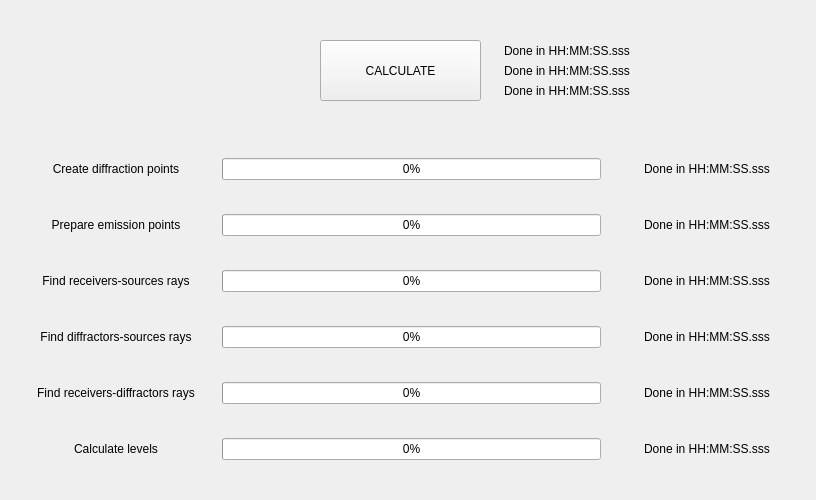
   <widget class="QWidget" name="tabCalculate">
    <attribute name="title">
     <string>Calculate</string>
    </attribute>
    <widget class="QPushButton" name="calculate_pushButton">
     <property name="geometry">
      <rect>
       <x>320</x>
       <y>40</y>
       <width>161</width>
       <height>61</height>
      </rect>
     </property>
     <property name="text">
      <string>CALCULATE</string>
     </property>
    </widget>
    <widget class="QWidget" name="verticalLayoutWidget">
     <property name="geometry">
      <rect>
       <x>16</x>
       <y>130</y>
       <width>791</width>
       <height>361</height>
      </rect>
     </property>
     <layout class="QVBoxLayout" name="verticalLayout">
      <item>
       <layout class="QHBoxLayout" name="horizontalLayout">
        <item>
         <widget class="QLabel" name="label">
          <property name="sizePolicy">
           <sizepolicy hsizetype="Fixed" vsizetype="Fixed">
            <horstretch>0</horstretch>
            <verstretch>0</verstretch>
           </sizepolicy>
          </property>
          <property name="minimumSize">
           <size>
            <width>200</width>
            <height>0</height>
           </size>
          </property>
          <property name="maximumSize">
           <size>
            <width>200</width>
            <height>16777215</height>
           </size>
          </property>
          <property name="text">
           <string>Create diffraction points</string>
          </property>
          <property name="alignment">
           <set>Qt::AlignCenter</set>
          </property>
         </widget>
        </item>
        <item>
         <widget class="QProgressBar" name="progressBar_create_dif">
          <property name="value">
           <number>0</number>
          </property>
         </widget>
        </item>
        <item>
         <widget class="QLabel" name="label_time_create_dif">
          <property name="enabled">
           <bool>true</bool>
          </property>
          <property name="sizePolicy">
           <sizepolicy hsizetype="Fixed" vsizetype="Fixed">
            <horstretch>0</horstretch>
            <verstretch>0</verstretch>
           </sizepolicy>
          </property>
          <property name="minimumSize">
           <size>
            <width>200</width>
            <height>0</height>
           </size>
          </property>
          <property name="maximumSize">
           <size>
            <width>200</width>
            <height>16777215</height>
           </size>
          </property>
          <property name="text">
           <string>Done in HH:MM:SS.sss</string>
          </property>
          <property name="alignment">
           <set>Qt::AlignCenter</set>
          </property>
         </widget>
        </item>
       </layout>
      </item>
      <item>
       <layout class="QHBoxLayout" name="horizontalLayout_3">
        <item>
         <widget class="QLabel" name="label_2">
          <property name="sizePolicy">
           <sizepolicy hsizetype="Fixed" vsizetype="Fixed">
            <horstretch>0</horstretch>
            <verstretch>0</verstretch>
           </sizepolicy>
          </property>
          <property name="minimumSize">
           <size>
            <width>200</width>
            <height>0</height>
           </size>
          </property>
          <property name="maximumSize">
           <size>
            <width>200</width>
            <height>16777215</height>
           </size>
          </property>
          <property name="text">
           <string>Prepare emission points</string>
          </property>
          <property name="alignment">
           <set>Qt::AlignCenter</set>
          </property>
         </widget>
        </item>
        <item>
         <widget class="QProgressBar" name="progressBar_prepare_emi">
          <property name="value">
           <number>0</number>
          </property>
         </widget>
        </item>
        <item>
         <widget class="QLabel" name="label_time_prepare_emi">
          <property name="sizePolicy">
           <sizepolicy hsizetype="Fixed" vsizetype="Fixed">
            <horstretch>0</horstretch>
            <verstretch>0</verstretch>
           </sizepolicy>
          </property>
          <property name="minimumSize">
           <size>
            <width>200</width>
            <height>0</height>
           </size>
          </property>
          <property name="maximumSize">
           <size>
            <width>200</width>
            <height>16777215</height>
           </size>
          </property>
          <property name="text">
           <string>Done in HH:MM:SS.sss</string>
          </property>
          <property name="alignment">
           <set>Qt::AlignCenter</set>
          </property>
         </widget>
        </item>
       </layout>
      </item>
      <item>
       <layout class="QHBoxLayout" name="horizontalLayout_5">
        <item>
         <widget class="QLabel" name="label_4">
          <property name="sizePolicy">
           <sizepolicy hsizetype="Fixed" vsizetype="Fixed">
            <horstretch>0</horstretch>
            <verstretch>0</verstretch>
           </sizepolicy>
          </property>
          <property name="minimumSize">
           <size>
            <width>200</width>
            <height>0</height>
           </size>
          </property>
          <property name="maximumSize">
           <size>
            <width>200</width>
            <height>16777215</height>
           </size>
          </property>
          <property name="text">
           <string>Find receivers-sources rays</string>
          </property>
          <property name="alignment">
           <set>Qt::AlignCenter</set>
          </property>
         </widget>
        </item>
        <item>
         <widget class="QProgressBar" name="progressBar_recTOsou">
          <property name="value">
           <number>0</number>
          </property>
         </widget>
        </item>
        <item>
         <widget class="QLabel" name="label_time_recTOsou">
          <property name="sizePolicy">
           <sizepolicy hsizetype="Fixed" vsizetype="Fixed">
            <horstretch>0</horstretch>
            <verstretch>0</verstretch>
           </sizepolicy>
          </property>
          <property name="minimumSize">
           <size>
            <width>200</width>
            <height>0</height>
           </size>
          </property>
          <property name="maximumSize">
           <size>
            <width>200</width>
            <height>16777215</height>
           </size>
          </property>
          <property name="text">
           <string>Done in HH:MM:SS.sss</string>
          </property>
          <property name="alignment">
           <set>Qt::AlignCenter</set>
          </property>
         </widget>
        </item>
       </layout>
      </item>
      <item>
       <layout class="QHBoxLayout" name="horizontalLayout_6">
        <item>
         <widget class="QLabel" name="label_5">
          <property name="sizePolicy">
           <sizepolicy hsizetype="Fixed" vsizetype="Fixed">
            <horstretch>0</horstretch>
            <verstretch>0</verstretch>
           </sizepolicy>
          </property>
          <property name="minimumSize">
           <size>
            <width>200</width>
            <height>0</height>
           </size>
          </property>
          <property name="maximumSize">
           <size>
            <width>200</width>
            <height>16777215</height>
           </size>
          </property>
          <property name="text">
           <string>Find diffractors-sources rays</string>
          </property>
          <property name="alignment">
           <set>Qt::AlignCenter</set>
          </property>
         </widget>
        </item>
        <item>
         <widget class="QProgressBar" name="progressBar_difTOsou">
          <property name="value">
           <number>0</number>
          </property>
         </widget>
        </item>
        <item>
         <widget class="QLabel" name="label_time_difTOsou">
          <property name="sizePolicy">
           <sizepolicy hsizetype="Fixed" vsizetype="Fixed">
            <horstretch>0</horstretch>
            <verstretch>0</verstretch>
           </sizepolicy>
          </property>
          <property name="minimumSize">
           <size>
            <width>200</width>
            <height>0</height>
           </size>
          </property>
          <property name="maximumSize">
           <size>
            <width>200</width>
            <height>16777215</height>
           </size>
          </property>
          <property name="text">
           <string>Done in HH:MM:SS.sss</string>
          </property>
          <property name="alignment">
           <set>Qt::AlignCenter</set>
          </property>
         </widget>
        </item>
       </layout>
      </item>
      <item>
       <layout class="QHBoxLayout" name="horizontalLayout_7">
        <item>
         <widget class="QLabel" name="label_6">
          <property name="sizePolicy">
           <sizepolicy hsizetype="Fixed" vsizetype="Fixed">
            <horstretch>0</horstretch>
            <verstretch>0</verstretch>
           </sizepolicy>
          </property>
          <property name="minimumSize">
           <size>
            <width>200</width>
            <height>0</height>
           </size>
          </property>
          <property name="maximumSize">
           <size>
            <width>200</width>
            <height>16777215</height>
           </size>
          </property>
          <property name="text">
           <string>Find receivers-diffractors rays</string>
          </property>
          <property name="alignment">
           <set>Qt::AlignCenter</set>
          </property>
         </widget>
        </item>
        <item>
         <widget class="QProgressBar" name="progressBar_recTOdif">
          <property name="value">
           <number>0</number>
          </property>
         </widget>
        </item>
        <item>
         <widget class="QLabel" name="label_time_recTOdif">
          <property name="sizePolicy">
           <sizepolicy hsizetype="Fixed" vsizetype="Fixed">
            <horstretch>0</horstretch>
            <verstretch>0</verstretch>
           </sizepolicy>
          </property>
          <property name="minimumSize">
           <size>
            <width>200</width>
            <height>0</height>
           </size>
          </property>
          <property name="maximumSize">
           <size>
            <width>200</width>
            <height>16777215</height>
           </size>
          </property>
          <property name="text">
           <string>Done in HH:MM:SS.sss</string>
          </property>
          <property name="alignment">
           <set>Qt::AlignCenter</set>
          </property>
         </widget>
        </item>
       </layout>
      </item>
      <item>
       <layout class="QHBoxLayout" name="horizontalLayout_8">
        <item>
         <widget class="QLabel" name="label_calculate">
          <property name="sizePolicy">
           <sizepolicy hsizetype="Fixed" vsizetype="Fixed">
            <horstretch>0</horstretch>
            <verstretch>0</verstretch>
           </sizepolicy>
          </property>
          <property name="minimumSize">
           <size>
            <width>200</width>
            <height>0</height>
           </size>
          </property>
          <property name="maximumSize">
           <size>
            <width>200</width>
            <height>16777215</height>
           </size>
          </property>
          <property name="text">
           <string>Calculate levels</string>
          </property>
          <property name="alignment">
           <set>Qt::AlignCenter</set>
          </property>
         </widget>
        </item>
        <item>
         <widget class="QProgressBar" name="progressBar_calculate">
          <property name="value">
           <number>0</number>
          </property>
         </widget>
        </item>
        <item>
         <widget class="QLabel" name="label_time_calculate">
          <property name="sizePolicy">
           <sizepolicy hsizetype="Fixed" vsizetype="Fixed">
            <horstretch>0</horstretch>
            <verstretch>0</verstretch>
           </sizepolicy>
          </property>
          <property name="minimumSize">
           <size>
            <width>200</width>
            <height>0</height>
           </size>
          </property>
          <property name="maximumSize">
           <size>
            <width>200</width>
            <height>16777215</height>
           </size>
          </property>
          <property name="text">
           <string>Done in HH:MM:SS.sss</string>
          </property>
          <property name="alignment">
           <set>Qt::AlignCenter</set>
          </property>
         </widget>
        </item>
       </layout>
      </item>
     </layout>
    </widget>
    <widget class="QLabel" name="label_time_start">
     <property name="geometry">
      <rect>
       <x>504</x>
       <y>42</y>
       <width>300</width>
       <height>17</height>
      </rect>
     </property>
     <property name="sizePolicy">
      <sizepolicy hsizetype="Fixed" vsizetype="Fixed">
       <horstretch>0</horstretch>
       <verstretch>0</verstretch>
      </sizepolicy>
     </property>
     <property name="minimumSize">
      <size>
       <width>300</width>
       <height>0</height>
      </size>
     </property>
     <property name="maximumSize">
      <size>
       <width>300</width>
       <height>16777215</height>
      </size>
     </property>
     <property name="text">
      <string>Done in HH:MM:SS.sss</string>
     </property>
     <property name="alignment">
      <set>Qt::AlignLeading|Qt::AlignLeft|Qt::AlignVCenter</set>
     </property>
    </widget>
    <widget class="QLabel" name="label_time_end">
     <property name="geometry">
      <rect>
       <x>504</x>
       <y>62</y>
       <width>300</width>
       <height>17</height>
      </rect>
     </property>
     <property name="sizePolicy">
      <sizepolicy hsizetype="Fixed" vsizetype="Fixed">
       <horstretch>0</horstretch>
       <verstretch>0</verstretch>
      </sizepolicy>
     </property>
     <property name="minimumSize">
      <size>
       <width>300</width>
       <height>0</height>
      </size>
     </property>
     <property name="maximumSize">
      <size>
       <width>300</width>
       <height>16777215</height>
      </size>
     </property>
     <property name="text">
      <string>Done in HH:MM:SS.sss</string>
     </property>
     <property name="alignment">
      <set>Qt::AlignLeading|Qt::AlignLeft|Qt::AlignVCenter</set>
     </property>
    </widget>
    <widget class="QLabel" name="label_time_duration">
     <property name="geometry">
      <rect>
       <x>504</x>
       <y>82</y>
       <width>300</width>
       <height>17</height>
      </rect>
     </property>
     <property name="sizePolicy">
      <sizepolicy hsizetype="Fixed" vsizetype="Fixed">
       <horstretch>0</horstretch>
       <verstretch>0</verstretch>
      </sizepolicy>
     </property>
     <property name="minimumSize">
      <size>
       <width>300</width>
       <height>0</height>
      </size>
     </property>
     <property name="maximumSize">
      <size>
       <width>300</width>
       <height>16777215</height>
      </size>
     </property>
     <property name="text">
      <string>Done in HH:MM:SS.sss</string>
     </property>
     <property name="alignment">
      <set>Qt::AlignLeading|Qt::AlignLeft|Qt::AlignVCenter</set>
     </property>
    </widget>
   </widget>
